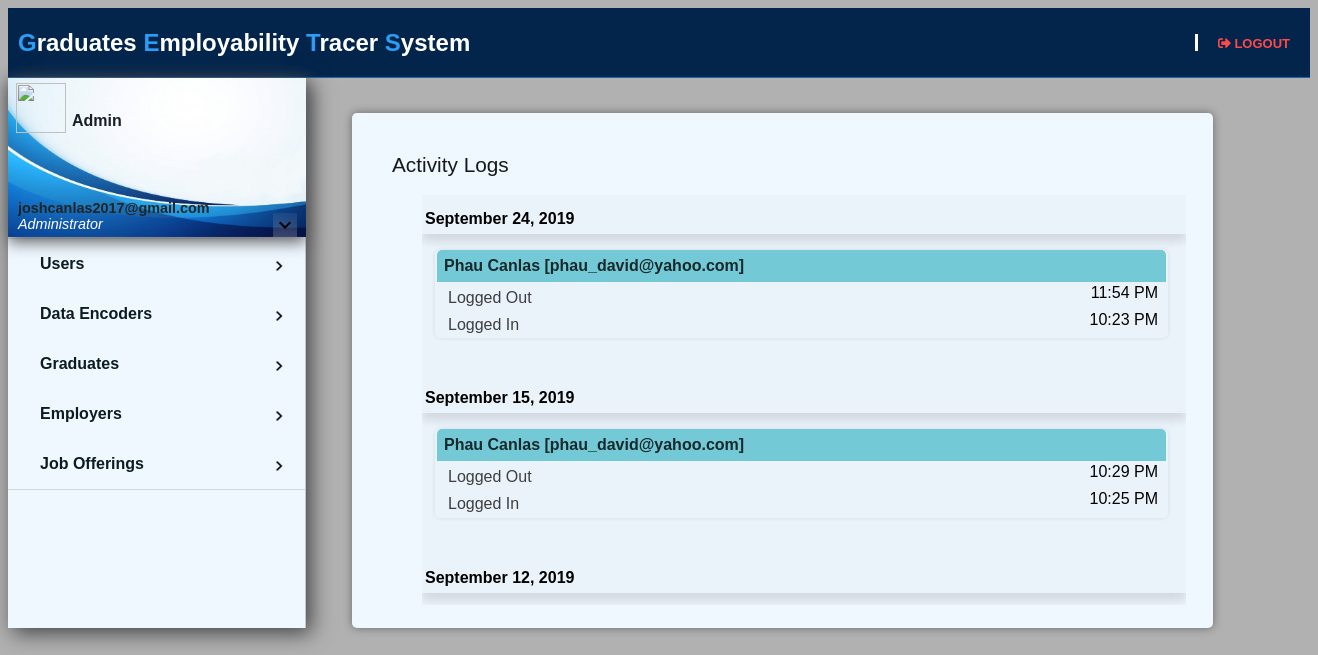
/Admin/Logs.php (signed in), run on the app's committed database.
### tables this page shows
CREATE TABLE `userstb` (
  `ID` int(11) NOT NULL,
  `Name` varchar(50) NOT NULL,
  `Email` varchar(50) NOT NULL,
  `Contact` varchar(255) NOT NULL,
  `Password` varchar(100) NOT NULL,
  `attempt` varchar(255) NOT NULL,
  `log_time` varchar(255) NOT NULL,
  `account_type` varchar(1) NOT NULL
);

CREATE TABLE `logstbl` (
  `LID` int(11) NOT NULL,
  `UID` int(11) NOT NULL,
  `Date` varchar(50) NOT NULL
);

CREATE TABLE `activity_log` (
  `AID` int(11) NOT NULL,
  `LID` int(11) NOT NULL,
  `Activity` varchar(255) NOT NULL,
  `Time` varchar(255) NOT NULL
);

### Admin/Logs.php (the view, shortened to what this page needs)
<?php
if (isset($_SESSION["email"])) {
    $email = $_SESSION["email"];
}else{
    echo "<script>window.location.href='../Login';</script>";
}
include_once '../includes/connection.php';
$sql_query = mysqli_query($conn, "SELECT Name, account_type from userstb WHERE Email='$email'");
$fetch = mysqli_fetch_assoc($sql_query);
$db_name = ucfirst($fetch['Name']);
$db_account_type = $fetch['account_type'];
if ($db_account_type == 1) {
    $account_type = "Administrator";
}else{
    echo "<script>window.location.href='../Login';</script>";
}
?>
<!DOCTYPE html>
<html lang="en">
<head>
    <link rel="stylesheet" href="../css/main.css">
    <link rel="stylesheet" href="../fonts/fontawesome/css/all.min.css">
</head>
<body>
    <header>
        <div class="container">
            <div id="title">
                <h2><span class="highlights">G</span>raduates <span class="highlights">E</span>mployability <span class="highlights">T</span>racer <span class="highlights">S</span>ystem</h2>
            </div>
            <nav>
                <ul>
                   <li class="current"><a href="../logout"><i class="fa fa-sign-out-alt"></i> Logout</a></li>
                </ul>
            </nav>
        </div>
    </header>
        <div class="navbox">
                <div class="sidepanel">
                    <img src="../img/images 7.jpeg" class="emailphoto">
                        <div class="photo">
                            <img src="../img/photo10.png" class="accphoto">
                            <label for="" class="fullname"><?php echo $db_name; ?></label>
                        </div>
                        <div class="emailacc">
                            <p class="email-user"><b><?php echo $email; ?></b><br>
                            <i><font color="#ffffff"><?php echo $account_type; ?></font></i>
                            </p>
                        </div>
                    </div>
            <div class="navpanel">
                <div class="multi-level">
                    <div class="item">
                        <img src="../img/emaildropdown5.png" class="arrow"><label for="A">Users</label>
                    </div>
                </div>
                <div class="item">
                    <img src="../img/emaildropdown5.png" class="arrow"><label for="B">Data Encoders</label>
                </div>
                <div class="item">
                    <img src="../img/emaildropdown5.png" class="arrow"><label for="c">Graduates</label>
                </div>
                <div class="item">
                    <img src="../img/emaildropdown5.png" class="arrow"><label for="f">Employers</label>
                </div>
                <div class="item">
                    <img src="../img/emaildropdown5.png" class="arrow"><label for="j">Job Offerings</label>
                </div>
            </div>
         </div>
         <div class="dropdownnav">
         <label for="E"><img class="emaildropdown" src="../img/emaildropdown5.png"></label>
        </div>
         <div class="mainpanel">
         <div class="statuspanel">
            </div>
           <div class="datapanel">
           <CAPTION><h3>Activity Logs</h3></CAPTION>
            <br>
            <div class="logs-container" style="margin-left:30px;">
            <?php
            $sql = "SELECT * from logstbl ORDER BY LID DESC";
                $result = $conn-> query($sql);
                $currentDate = '';
                $currentUID = 0;
                if ($result-> num_rows > 0){
                    while ($row = $result-> fetch_assoc()){
                        $date = $row['Date'];
                        $UID = $row['UID'];
                        $LID = $row['LID'];
                        $sql1 = "SELECT Name, Email from userstb WHERE ID = $UID";
                        $result1 = $conn-> query($sql1);
                        $row1 = $result1-> fetch_assoc();
                        $Uname = $row1['Name'];
                        $email = $row1['Email'];
                        if ($currentDate != strtotime($date)) {
                        echo "<p style='text-decoration:none; margin-top:10px; padding-top: 5px; padding-bottom: 6px; padding-left: 3px; box-shadow: 0 .5em .5em rgba(0,0,0,0.10);'>$date</p>";
                        }
                        if ($currentUID != $UID || $currentDate != strtotime($date)) {
                        $currentDate = strtotime($date);
                        echo "<div class='logs-content'>
                        <h4 style='padding:7px; margin:2px; background:rgba(37, 174, 192, 0.600); border-radius: 5px 5px 0px 0px; color:rgba(0,0,0,0.8);'>$Uname [$email]</h4>";
                        $sql2 = "SELECT * from activity_log WHERE LID = $LID ORDER BY AID DESC";
                        $result2 = $conn-> query($sql2);
                        if ($result2-> num_rows > 0){
                            while ($row2 = $result2-> fetch_assoc()){
                                $time = $row2['Time'];
                                $activity = $row2['Activity'];
                        echo "
                        <span style='line-height:1.7; padding:5px; width:100px; margin:8px; font-weight:450; color:rgba(0,0,0,0.750);'>$activity</span>
                        <span style='float:right; font-weight:400; padding-right:10px;'>$time</span><br>
                        ";
                                }
                            }
                        echo "</div><br><br>";
                        $currentUID = $UID;
                        }
                    }
                }
            ?>
            </div>
            </div>
         </div>
</body>
</html>

### css/main.css (style rules this page uses)
body { font-family: Helvetica, sans-serif; padding:0; background-color: #b1b1b1; }
.container { margin: auto; overflow: hidden; }
header ul { margin: 0; padding: 0; }
header { min-width:1300px; background: #03254c; color: #ffffff; padding-top: 1px; min-height: 15px; border-bottom: 1px #1166b1 solid ; }
header a { color: #ffffff; text-transform: uppercase; font-size: 13px; }
header li { display: inline; padding: 0 20px 0 20px; border-left: #ffffff solid; }
header #title { margin-left:10px; float: left; }
header nav { float: right; margin-top: 25px; }
header .highlights { color: #2a9df4; font-weight: bold; }
header .current a { text-decoration: none; color: #ff4949; font-weight: bold; }
.navbox { float: left; overflow: hidden; max-width: 22%; min-width: 297px; height: 550px; background-color: aliceblue; border-right: 1px #7887966c solid; box-shadow: 5px 5px 20px #444343; }
.sidepanel { overflow: hidden; width: 250px; height: 160px; background: linear-gradient(#1167b1,aliceblue); border-bottom: 1px solid #CFD8DC; }
.emailacc { padding-top: 108px; padding-left: 10px; }
.emailacc .email-user { font-size: 0.9em; color: #222522; }
.multi-level, .item ul, .navpanel input[type="checkbox"] { display: none; transition: 0.1s; }
.multi-level, .item input:checked ~ ul { display: block; transition: 0.1s; }
.arrow { width: 20px; height: 20px; vertical-align: middle; float: right; z-index: 0; margin: 17px 1em 0 2em; }
.item input + .arrow { transform: rotate(-90deg); transition: 0.1s; }
.photo { float: left; }
.accphoto { width: 50px; height: 50px; padding-left: 8px; padding-top: 5px; }
.dropdownnav .emaildropdown { background: linear-gradient(#e8eaec11,#f4f5f536); }
.dropdownnav label { margin: 0; padding: 0; }
.dropdownnav { border-radius: 2px 2px 2px 2px; float: left; position: absolute; z-index: 1; margin-left: 265px; margin-top: 135px; }
label { width: 100%; display: block; z-index: 3; position: relative; }
.navpanel { height:auto; width: 100%; min-width:250px; background-color: aliceblue; overflow-x: hidden; overflow-y:hidden; border-bottom: 1px solid #CFD8DC; }
.navpanel ul, .navpanel li, label { line-height: 50px; margin: 0; padding: 0 2em; list-style: none; text-decoration: none; color: #0c1c22 ; font-weight: bold; width: 100%; }
.mainpanel { margin-left:324px; width: 73%; position:absolute; height: 550px; }
.datapanel { height: 475px; width: 821px; padding-top: 40px; padding-left: 40px; margin-left: 20px; float: left; font-weight: bold; background-color: aliceblue; box-shadow: 0px 0px 10px rgba(0,0,0,.400); border-radius: 5px 5px 5px 5px; }
.datapanel h3 { font-size:1.3em; font-weight:400; color: rgba(0,0,0,.9); margin: 0; }
.fullname { margin: -37px 1em 0 2em; color: #191f25; }
.statuspanel { position:relative; width: 84%; height: 35px; margin-left: 20px; }
.emailphoto { width: 298px; height: 159px; position:absolute; box-shadow: 0 5px 15px #5a5c5f; }
.accphoto { position:relative; }
.emailacc { position:relative; }

### Admin/Logs.php (style rules this page uses)
.datapanel h3 { font-size:1.3em; font-weight:400; }
.emailphoto { width: 298px; height: 159px; position:absolute; box-shadow: 0 5px 15px #5a5c5f; }
.accphoto { position:relative; }
.emailacc { position:relative; }
.logs-container { width:93%; height:410; overflow-y:scroll; background: rgba(0,0,0,0.02); }
.logs-content { width:96%; height:Auto; margin-left:13px; border-radius: 5px; box-shadow: 0 0 .3em rgba(0,0,0,.10); }

### data on the page
userstb: Name "Admin", account_type "Administrator"
logstbl: Date "September 24, 2019", UID.Name "Phau Canlas", UID.Email "phau_david@yahoo.com"
activity_log: Activity "Logged Out", Time "11:54 PM"
activity_log: Activity "Logged In", Time "10:23 PM"
logstbl: Date "September 15, 2019", UID.Name "Phau Canlas", UID.Email "phau_david@yahoo.com"
activity_log: Activity "Logged Out", Time "10:29 PM"
activity_log: Activity "Logged In", Time "10:25 PM"
logstbl: Date "September 12, 2019"

### other printed values
$email "joshcanlas2017@gmail.com"
